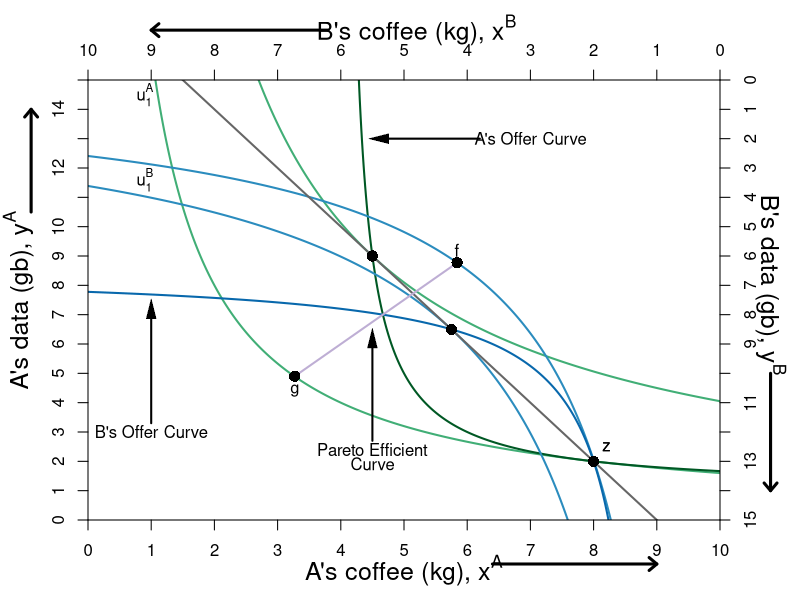

This chart was generated by the following R code:
#require(ggplot2)
require(shape)
pdf(file = "what_can_markets_do/property_walras_baseline.pdf", width = 9, height = 7)

#Set parameters for graphics
axislabelsize <- 1.5
graphlinewidth <- 2

COL <- c("#7fc97f", "#beaed4", "#fdc086", "#ffff99", "#386cb0", "#f0027f", "#bf5b17", "#666666")
COLA <- c("#99d8c9","#66c2a4","#41ae76", "#238b45", "#005824")
COLB <- c("#4eb3d3", "#2b8cbe", "#0868ac","#084081")

uA <- function(xA, yA, alpha = 0.5){
  ((xA)^alpha)*((yA)^(1 - alpha))
}

uB <- function(xA, yA, alpha = 0.5){
  ((10-xA)^alpha)*((15-yA)^(1 - alpha))
}

indiffcurveA1 <- function(x, U = 4, A = 1, a = 0.5) {
  ((((U-2)/A)*(1/x)^a)^(1/(1-a)))
}

indiffcurveA2 <- function(x, U = 4, A = 1, a = 0.5) {
  (((U/A)*(1/x)^a)^(1/(1-a)))
}

indiffcurveA3 <- function(x, U = 5.715476, A = 1, a = 0.5) {
  (((U/A)*(1/x)^a)^(1/(1-a)))
}

indiffcurveA4 <- function(x, U = 6.984164, A = 1, a = 0.5) {
  ((((U)/A)*(1/x)^a)^(1/(1-a)))
}

paretoEC <- function(x) {
  (3/2)*x
}

OfferCurveA <- function(x) {
  x/(x  - 4)
}

PriceLine <- function(x, intercept = 10, slope = 1) {
  intercept - slope*x 
}

mrsplot <- function(x) {
  (13/2)*(x/(9-x)^2)
}

OfferCurveB <- function(x) {
  15 - (13/2)*(10 - x)/(9 - x)
}

WalrasPrice <- function(x) {
  14 - (3/2)*x
}

#Deriving the offer curves: let py = 1
#wA = 8px + 2py = 8px + 2; Demand: x = w/2px => x = 4 + 1/px => px = 1/(x - 4)
#Offer curve is y = px*x => (1/(x-4))*x = x/(x-4) defined for x neq 4
#wA = 2px + 13py = 2px + 13; Demand: x = w/2px => x = 1 + 13/2px => px = 13/2(x - 1)
#B's Offer curve is y = px*x => (13/2)(1/(x-1))*x = (13/2)(x/(x-1)
#Therefore in terms of yA and xA:
#15 - y = (13/2)*(10 - x)/(10 - x - 1)
#Therefore y = 15 - (13/2)*(10-x)/(9 - x) defined for x neq 9
#The tangency of the indifference curve and the offer curve gives mrsplot
#Where mrsplot equals that offer curve, we get x = (3/17)*(51 - sqrt(221)) = 6.376576; 
#So y = 6.022321; therefore u = (6.376576^0.5)*(6.022321^0.5)

indiffcurveBneg1 <- function(x, U = 5.09, A = 1, a = 0.5) {
  15 - (((U/A)*(1/(10 - x))^a)^(1/(1-a)))
}

indiffcurveBneg2 <- function(x, U = 6.531973, A = 1, a = 0.5) {
  15 - (((U/A)*(1/(10 - x))^a)^(1/(1-a)))
}

#Aisha happens to have found 8 apples and 2 oranges, 
#and Betty happens to have found 2 apples and 13 oranges. 
#Aisha's utility (8^0.5)*(2^0.5) = 4
#Betty's utility (2^0.5)*(13^0.5) = 5.09



par(mar =  c(4, 4.4, 4, 4))
xlims <- c(0, 10)
ylims <- c(0, 15)
xlims2 <- c(10, 0)
ylims2 <- c(15, 0)

plot(0, 0, xlim = xlims, ylim = ylims, type = "n",
     xlab = expression(paste("A's coffee (kg), ", x^A)),
     ylab = expression(paste("A's data (gb), ", y^A)), 
     line = 2.5,
     xaxt = "n", 
     yaxt = "n", 
     cex.lab = axislabelsize, 
     bty = "n",
     xaxs="i", 
     yaxs="i")


npts <- 500 
npts2 <- 501

#Specify the sequences of points for graphing. 
xx1 <- seq(xlims[1], xlims[2], length.out = npts)
yy1 <- indiffcurveA2(xx1, U = 4, A = 1, a = 0.5)
yy2 <- indiffcurveA2(xx1)

#Polygon Attempt
#polygon(x = c(1.34, 6, 8, 10 - 6.73), y = c(12, 9, 2, 15 - 10.1), col="powderblue", density=NULL, border = NA)

#I need something like xx1 with npts for 
#xpoly1 <- seq(from = 1.34, to = 8, length.out = 500)
#ypoly1 <- indiffcurveA2(xpoly1, U = 4, A = 1, a = 0.5)
#ypoly2 <- indiffcurveBneg(xpoly1, U = 5.09, A = 1, a = 0.5)
#polygon(x = c(xpoly1, rev(xpoly1)), y = c(ypoly1, rev(ypoly2)), col=COL[3], density=NULL, border = NA)
xx2 <- seq(4, xlims[2], length.out = npts)
xx3 <- seq(xlims[1], 9, length.out = npts)

#Draw the lines for the graphs
#lines(xx1, indiffcurveA1(xx1), col = COLA[3], lwd = graphlinewidth)
lines(xx1, indiffcurveA2(xx1), col = COLA[3], lwd = graphlinewidth)
lines(xx1, indiffcurveA2(xx1, U = uA(4.5, 9)), col = COLA[3], lwd = graphlinewidth)
#lines(xx1, indiffcurveA4(xx1), col = COLA[3], lwd = graphlinewidth)
#lines(xx1, paretoEC(xx1), col = COL[2], lwd = graphlinewidth)
lines(xx2, OfferCurveA(xx2), col = COLA[5], lwd = graphlinewidth)

#lines(xx1, mrsplot(xx1), col = COL[1], lwd = graphlinewidth)
lines(xx1, indiffcurveBneg1(xx1), col = COLB[2], lwd = graphlinewidth)
lines(xx1, indiffcurveBneg1(xx1, U = uB(5.75, 6.5)), col = COLB[2], lwd = graphlinewidth)

#lines(xx1, PriceLine(xx1), col = COL[8], lwd = graphlinewidth)
lines(xx1, PriceLine(xx1, intercept = 18, slope = 2), col = COL[8], lwd = graphlinewidth)
#lines(xx1, PriceLine(xx1, intercept = 6, slope = 0.5), col = COL[8], lwd = graphlinewidth)
#lines(xx1, PriceLine(xx1, intercept = 50, slope = 6), col = COL[8], lwd = graphlinewidth)

lines(xx3, OfferCurveB(xx3), col = COLB[3], lwd = graphlinewidth)
#lines(xx1, WalrasPrice(xx1), col = COL[8], lwd = graphlinewidth)

#Customize ticks and labels for the plot
ticksy <- seq(from = 0, to = 15, by = 1)
ylabels <- seq(from = 0, to = 15, by = 1)
ticksx <- seq(from = 0, to = 10, by = 1)
xlabels <- seq(from = 0, to = 10, by = 1)
axis(1, at = ticksx, pos = 0, labels = xlabels)
axis(2, at = ticksy, pos = 0, labels = ylabels, las = 0)

#Add arrows:
arrows(-0.9, 10.5, -0.9, 14, xpd = TRUE, length = 0.1, angle = 40, lwd = 3)
arrows(6.4, -1.5, 9, -1.5, xpd = TRUE, length = 0.1, angle = 40, lwd = 3)

#Annotation of the three graphs and the NE
text(0.9, 14.5, expression(u[1]^A))
#text(2, 14.5, expression(u[2]^A))

#Perhaps useful point to label the unused intersection of the participation constraints
points(5.75, 6.5, pch = 16, col = "black", cex = 1.5)
points(4.5, 9, pch = 16, col = "black", cex = 1.5)

#Pareto efficiency curve
segments(3.27, 4.9, 5.84, 8.77, lty = 1, lwd = graphlinewidth, col = COL[2])
text(4.5, 2.4, expression("Pareto Efficient"))
text(4.5, 1.9, expression("Curve"))
Arrows(4.5, 2.7, 4.5, 6.2, col = "black", lty = 1, lwd = 2, arr.type = "triangle", arr.lwd = 0.5)

#Label B's offer curve
text(1, 3, expression("B's Offer Curve"))
Arrows(1, 3.3, 1, 7.2, col = "black", lty = 1, lwd = 2, arr.type = "triangle", arr.lwd = 0.5)

# Price Line
text(7, 13, expression(paste("A's Offer Curve")))
Arrows(6.2, 13, 4.6, 13, col = "black", lty = 1, lwd = 2, arr.type = "triangle", arr.lwd = 0.5)


#Walrasian Price Line
# text(8.8, 5.5, expression(paste("Walrasian Price Line")))
# text(8.8, 5, expression(paste("Slope", phantom()==-p[w])))
# Arrows(8.8, 4.8, 8.8, 1.2, col = "black", lty = 1, lwd = 2, arr.type = "triangle", arr.lwd = 0.5)


#Add a point for the initial endowment
# points(14/3, 7, pch = 16, col = "black", cex = 1.5)
# text(4.75, 7.5, expression(w))

#Set up second axes and labels

par(new = TRUE)

#Use the same x and ylims as previously, but with locations switched
xlims2 <- c(10, 0)
ylims2 <- c(15, 0)

#Leave the ylab and xlab blank to ensure no axes titles
plot(0, 0, xlim = xlims2, ylim = ylims2, type = "n",
     xlab = expression(paste("")),
     ylab = expression(paste("")),
     xaxt = "n", 
     yaxt = "n", 
     cex.lab = 1.3, 
     bty = "n",
     xaxs="i", 
     yaxs="i")

#Set up axes at sides 3 and 4 (top and right)
axis(side = 3, at = ticksx, pos = 0, labels = xlabels)
axis(side = 4, at = ticksy, pos = 0, labels = ylabels, las = 0)
#mtext(expression(paste("B's coffee (kg), ", x^B)), side=3, line = 2.5, cex = axislabelsize)
text(4.8, -1.7, expression(paste("B's coffee (kg), ", x^B)), xpd = TRUE, cex = axislabelsize) 
text(-0.8, 7, expression(paste("B's data (gb), ", y^B)), xpd = TRUE, cex = axislabelsize, srt = 270) 

#Add arrows:
arrows(-0.8, 10, -0.8, 14, xpd = TRUE, length=0.1,angle=40,lwd=3)
arrows(6.2, -1.7, 9, -1.7, xpd = TRUE, length=0.1,angle=40,lwd=3)


#Functions for B's indifference curves
indiffcurveB1 <- function(x, U = 5.09, A = 1, a = 0.5) {
  ((((U-2)/A)*(1/x)^a)^(1/(1-a)))
}

indiffcurveB2 <- function(x, U = 5.09, A = 1, a = 0.5) {
  (((U/A)*(1/x)^a)^(1/(1-a)))
}

indiffcurveB3 <- function(x, U = 5.703502, A = 1, a = 0.5) {
  ((((U)/A)*(1/x)^a)^(1/(1-a)))
}

indiffcurveB4 <- function(x, U = 8.244574, A = 1, a = 0.5) {
  ((((U)/A)*(1/x)^a)^(1/(1-a)))
}



#Label B's indifference curves
text(9.1, 3.4, expression(u[1]^B))
#text(9.1, 5.2, expression(u[2]^B))
#text(9.1, 4.6, expression(u[3]^B))
#text(9.1, 8.2, expression(u[4]^B))

#Add a point for the initial endowment
points(2, 13, pch = 16, col = "black", cex = 1.5)
text(1.8, 12.5, expression(z))




#Label a point on the middle of the curve
#points(5, 7.5, pch = 16, col = "black", cex = 1.5)
#text(5, 7, expression(i))

#(5^0.5)*(7.5^0.5) = 6.123724

#Add point for comparison to participation constraint
#points(6.2, 1.55, pch = 16, col = "black", cex = 1.5)
#text(6.1, 1.2, expression(d))


#Calculate TIOLI power allocation for B
#mrs(x,y) => pareto efficient curve is (3/2)x = y
#A's initital utility is 4 = u(8,2) = (8^0.5)*(2^0.5)
#Therefore substitute in the contract curve u_e^A = 4 = (x^A)^(0.5)(3/2*x^A)^0.5
# => x^A = 4/((3/2)^0.5) = 3.27 => x^B = 6.73
# => y^A = 3/2(x^A) = 4.9 => y^B = 10.1

#Add point g for B's TIOLI power
points(6.73, 10.1, pch = 16, col = "black", cex = 1.5)
text(6.73, 10.6, expression(g))

#Calculate TIOLI power allocation for A
#mrs(x,y) => pareto efficient curve is (3/2)x = y
#A's initital utility is 4 = u(8,2) = (8^0.5)*(2^0.5)
#Therefore substitute in the contract curve u_e^A = 4 = (x^A)^(0.5)(3/2*x^A)^0.5
# => x^B = 5.09/((3/2)^0.5) = 4.16 => x^A = 5.84
# => y^B = 3/2(x^B) = 6.23 => y^A = 8.77 
#=> u^A = (5.84^0.5)*(8.77^0.5) = 7.156591
#Add point f for A's TIOLI power
points(4.16, 6.23, pch = 16, col = "black", cex = 1.5)
text(4.16, 5.8, expression(f))


#Annotating B's endowment
text(1.8, 12.5, expression(z))

#Annotating a point that is a Pareto improvement over e.
#points(3.623424, 8.977679, pch = 16, col = "black", cex = 1.5)
#text(3.623424, 8.4, expression(h))
#(2.94^0.5)*(12.76^0.5)

#Label Pareto Improving Lens
#text(7, 5, expression(paste("Pareto-Improving Lens")))

dev.off()
